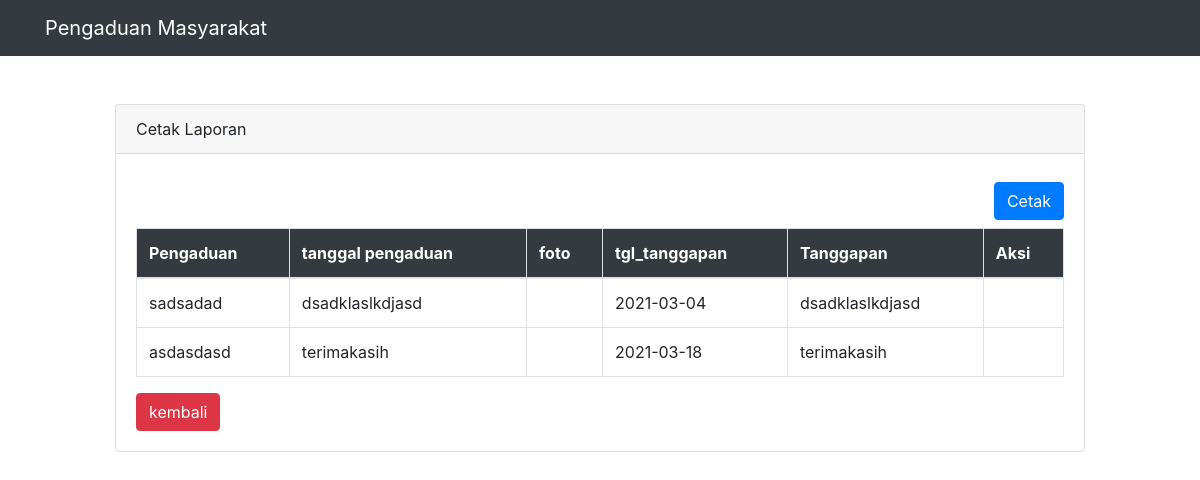
The page /view/admin/laporan.php (signed in) on the database as committed earlier.
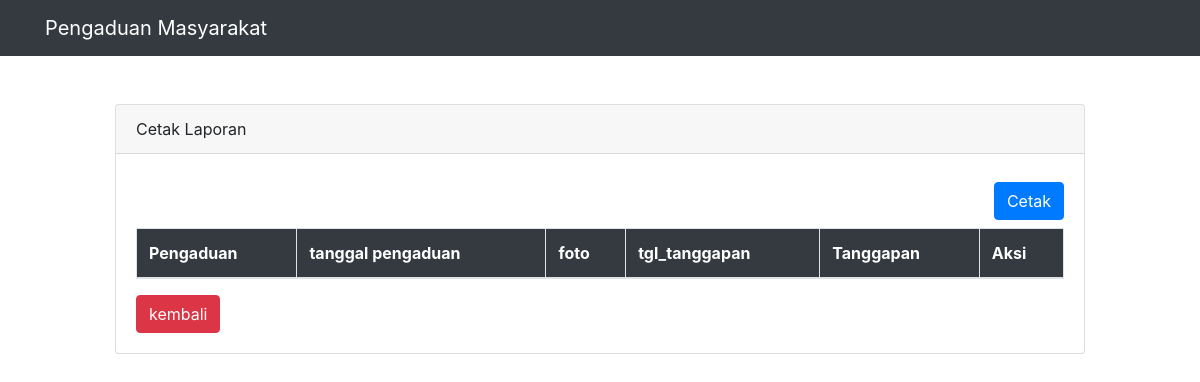
The same page on the database as committed later.
### tables this page shows
CREATE TABLE `tanggapan` (
  `id_tanggapan` int(11) NOT NULL,
  `id_pengaduan` int(11) DEFAULT NULL,
  `tgl_tanggapan` date DEFAULT NULL,
  `tanggapan` text DEFAULT NULL,
  `id_petugas` int(11) DEFAULT NULL
);

CREATE TABLE `pengaduan` (
  `id_pengaduan` int(11) NOT NULL,
  `tgl_pengaduan` date DEFAULT NULL,
  `nik` char(16) DEFAULT NULL,
  `isi_laporan` text DEFAULT NULL,
  `foto` varchar(255) DEFAULT NULL,
  `status` enum('0','proses','selesai') DEFAULT NULL
);

### view/admin/laporan.php (the view, shortened to what this page needs)
<?php
$conn = DBConnection();
$query = "SELECT * FROM tanggapan INNER JOIN pengaduan ON tanggapan.id_pengaduan=pengaduan.id_pengaduan INNER JOIN petugas ON petugas.id_petugas=tanggapan.id_petugas";
$execute = mysqli_query($conn,$query);
$getdata = mysqli_fetch_All($execute,MYSQLI_ASSOC);
?>
<?php require('../layouts/header.php')  ?>
<div class="container-fluid">
  <div class="row justify-content-center">
    <div class="col-md-10 mt-5">
      <div class="card">
        <div class="card-header">
          Cetak Laporan
        </div>
        <div class="card-body">
        <a href="generate_report.php?id=<?= $data['id_tanggapan'] ?>" class="btn btn-primary my-2 float-right">Cetak </a>
          <div class="table-responsive">
          <table class="table table-bordered">
            <thead class="bg-dark text-white ">
              <tr>
                <th>Pengaduan</th>
                <th>tanggal pengaduan</th>
                <th>foto</th>
                <th>tgl_tanggapan</th>
                <th>Tanggapan</th>
                <th>Aksi</th>
              </tr>
            </thead>
            <tbody>
              <?php foreach($getdata as $data) : ?>
              <tr>
                <td><?= $data['isi_laporan'];?></td>
                <td><?= $data['tanggapan'];?></td>
                <td><img src="../../img/<?= $data['foto'] ;?>" width="200px" alt=""></td>
                <td><?= $data['tgl_pengaduan'];?></td>
                <td><?= $data['tanggapan'];?></td>
                <td>
                </td>
              </tr>
              <?php endforeach ;?>
            </tbody>
          </table>
          </div>
          <a href="index.php" class="btn btn-danger">kembali</a>
        </div>
      </div>
    </div>
  </div>
<?php require('../layouts/footer.php')  ?>

Rows that differ between the two databases and show on the page:
removed tanggapan: id_pengaduan.isi_laporan "sadsadad", tanggapan "dsadklaslkdjasd", id_pengaduan.tgl_pengaduan "2021-03-04"
removed tanggapan: id_pengaduan.isi_laporan "asdasdasd", tanggapan "terimakasih", id_pengaduan.tgl_pengaduan "2021-03-18"
